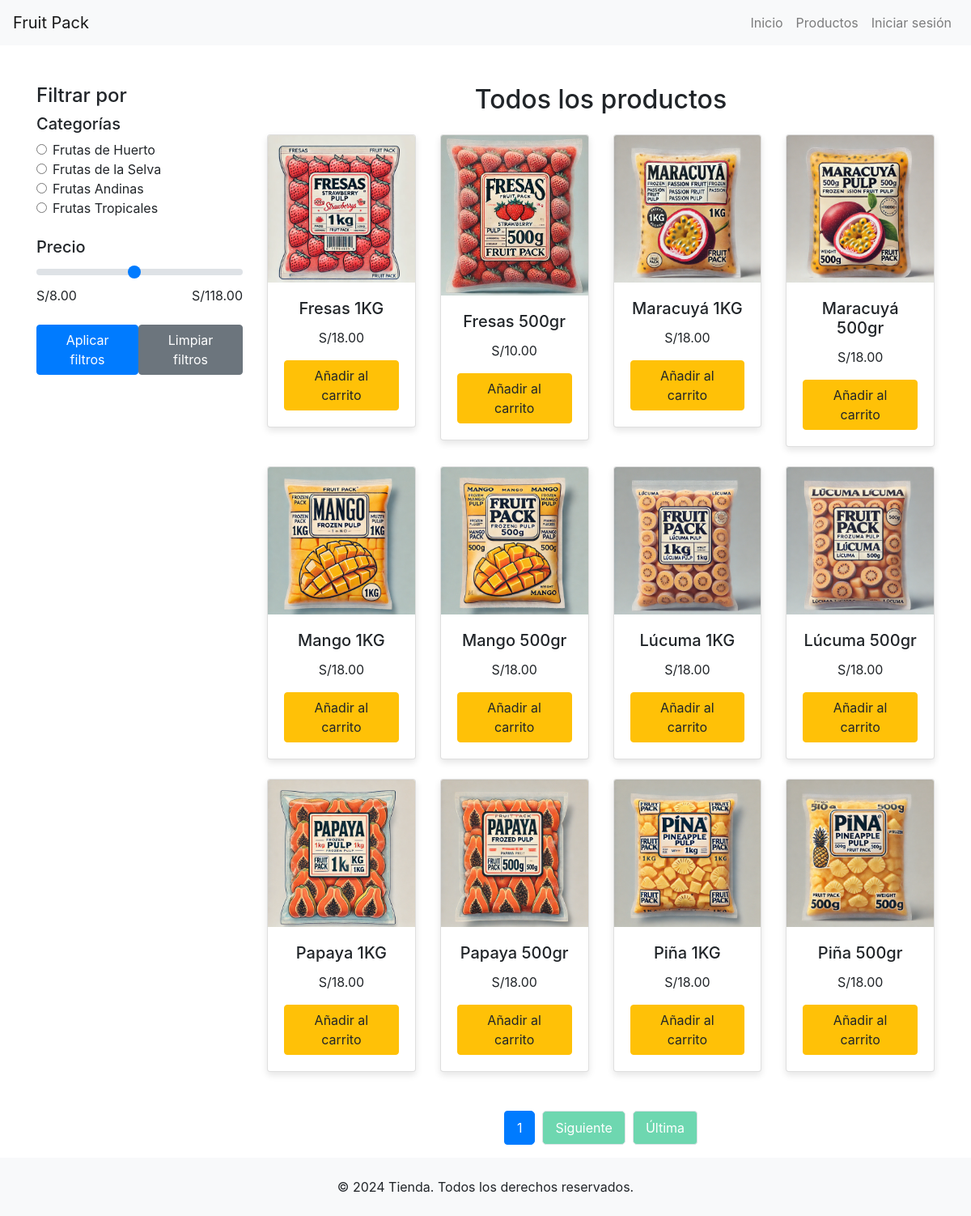
/productos/, run on the app's committed database.
### pp2/models.py (models this page shows, shortened)
class Producto(models.Model):
    nombre = models.CharField(max_length=100)
    descripcion = models.TextField()
    precio = models.DecimalField(max_digits=10, decimal_places=2)
    stock = models.IntegerField()
    imagen = models.ImageField(upload_to='productos/', blank=True, null=True)
    disponible = models.BooleanField(default=True)
    categoria = models.ForeignKey(Categoria, on_delete=models.CASCADE)

### pp2/views.py (the view)
# urls.py: path('productos/', views.productos, name='productos'),
def productos(request):
    productos = Producto.objects.filter(disponible=True)
    categoria = request.GET.get('categoria')
    if categoria:
        productos = productos.filter(categoria__nombre=categoria)
    precio = request.GET.get('precio')
    if precio:
        productos = productos.filter(precio__lte=precio)
    paginator = Paginator(productos, 12)
    page_number = request.GET.get('page')
    page_obj = paginator.get_page(page_number)
    return render(request, 'productos.html', {'page_obj': page_obj})

### pp2/templates/productos.html (shortened to what this page needs)
{% load static %}
<!DOCTYPE html>
<html lang="es">
<head>
    <link rel="stylesheet" href="{% static 'css/productos.css' %}">
    <link rel="stylesheet" href="https://stackpath.bootstrapcdn.com/bootstrap/4.5.2/css/bootstrap.min.css">
</head>
<body>
    <header>
        <nav class="navbar navbar-expand-lg navbar-light bg-light">
            <a class="navbar-brand" href="{% url 'inicio' %}">Fruit Pack</a>
            <div class="collapse navbar-collapse" id="navbarNav">
                <ul class="navbar-nav ml-auto">
                    <li class="nav-item">
                        <a class="nav-link" href="{% url 'inicio' %}">Inicio</a>
                    </li>
                    <li class="nav-item">
                        <a class="nav-link" href="{% url 'productos' %}">Productos</a>
                    </li>
                    {% if user.is_authenticated %}
                        <li class="nav-item">
                            <a class="nav-link" href="{% url 'mi_cuenta' %}">Mi Cuenta</a>
                        </li>
                        <li class="nav-item">
                            <a class="nav-link" href="#" onclick="event.preventDefault(); document.getElementById('logout-form').submit();">Cerrar sesión</a>
                            <form id="logout-form" action="{% url 'logout' %}" method="POST" style="display: none;">
                                {% csrf_token %}
                            </form>
                        </li>
                    {% else %}
                        <li class="nav-item">
                            <a class="nav-link" href="{% url 'login' %}">Iniciar sesión</a>
                        </li>
                    {% endif %}
                </ul>
            </div>
        </nav>
    </header>
    <section class="container mt-5">
        <div class="row">
            <aside class="col-md-3">
                <h4>Filtrar por</h4>
                <form method="GET" action="{% url 'productos' %}">
                    <div class="mb-4">
                        <h5>Categorías</h5>
                        <div class="form-check">
                            <input class="form-check-input" type="radio" name="categoria" value="Frutas de Huerto" id="frutasHuerto" {% if request.GET.categoria == "Frutas de Huerto" %}checked{% endif %}>
                            <label class="form-check-label" for="frutasHuerto">Frutas de Huerto</label>
                        </div>
                        <div class="form-check">
                            <input class="form-check-input" type="radio" name="categoria" value="Frutas de la Selva" id="frutasSelva" {% if request.GET.categoria == "Frutas de la Selva" %}checked{% endif %}>
                            <label class="form-check-label" for="frutasSelva">Frutas de la Selva</label>
                        </div>
                        <div class="form-check">
                            <input class="form-check-input" type="radio" name="categoria" value="Frutas Andinas" id="frutasAndinas" {% if request.GET.categoria == "Frutas Andinas" %}checked{% endif %}>
                            <label class="form-check-label" for="frutasAndinas">Frutas Andinas</label>
                        </div>
                        <div class="form-check">
                            <input class="form-check-input" type="radio" name="categoria" value="Frutas Tropicales" id="frutasTropicales" {% if request.GET.categoria == "Frutas Tropicales" %}checked{% endif %}>
                            <label class="form-check-label" for="frutasTropicales">Frutas Tropicales</label>
                        </div>
                    </div>
                    <div class="mb-4">
                        <h5>Precio</h5>
                        <input type="range" class="custom-range" id="precio" name="precio" min="8" max="118" value="{{ request.GET.precio|default:60 }}">
                        <div class="d-flex justify-content-between">
                            <span>S/8.00</span>
                            <span>S/118.00</span>
                        </div>
                    </div>
                    <div class="d-flex justify-content-between">
                        <button type="submit" class="btn btn-primary">Aplicar filtros</button>
                        <a href="{% url 'productos' %}" class="btn btn-secondary">Limpiar filtros</a>
                    </div>
                </form>
            </aside>
            <div class="col-md-9">
                <h2 class="text-center mb-4">Todos los productos</h2>
                <div class="row">
                    {% for producto in page_obj %}
                        <div class="col-md-3 mb-4">
                            <div class="card">
                                <img src="{% if producto.imagen %}{{ producto.imagen.url }}{% else %}{% static 'img/default-image.png' %}{% endif %}" class="card-img-top" alt="{{ producto.nombre }}">
                                <div class="card-body text-center">
                                    <h5 class="card-title">{{ producto.nombre }}</h5>
                                    <p class="card-text">S/{{ producto.precio }}</p>
                                    <form method="POST" action="{% url 'crear_pedido' producto.id %}">
                                        {% if user.is_authenticated %}
                                            <button type="submit" class="btn btn-primary">Añadir al carrito</button>
                                        {% else %}
                                            <a href="{% url 'login' %}?next={% url 'crear_pedido' producto.id %}" class="btn btn-warning">Añadir al carrito</a>
                                        {% endif %}
                                    </form>
                                </div>
                            </div>
                        </div>
                    {% endfor %}
                </div>
                <nav aria-label="Page navigation" class="d-flex justify-content-center mt-4">
                    <ul class="pagination">
                        <li class="page-item active">
                            <a class="page-link" href="#">{{ page_obj.number }}</a>
                        </li>
                        {% if page_obj.has_next %}
                            <li class="page-item">
                                <a class="page-link" href="?page={{ page_obj.next_page_number }}&categoria={{ request.GET.categoria }}&precio={{ request.GET.precio }}">Siguiente</a>
                            </li>
                            <li class="page-item">
                                <a class="page-link" href="?page={{ page_obj.paginator.num_pages }}&categoria={{ request.GET.categoria }}&precio={{ request.GET.precio }}">Última</a>
                            </li>
                        {% endif %}
                    </ul>
                </nav>
            </div>
        </div>
    </section>
    <footer class="bg-light text-center py-4">
        <p>&copy; 2024 Tienda. Todos los derechos reservados.</p>
    </footer>
</body>
</html>

### pp2/static/css/productos.css (style rules this page uses)
body { font-family: Arial, sans-serif; }
.card { border: none; box-shadow: 0 4px 8px rgba(0,0,0,0.1); transition: transform 0.2s; }
footer { background-color: #f8f9fa; padding: 20px 0; }
footer p { margin: 0; }
.pagination { display: flex; justify-content: center; padding-left: 0; list-style: none; }
.pagination li { margin: 0 5px; }
.pagination a, .pagination span { color: #fff; background-color: #6ed7b0; border-radius: 5px; padding: 10px 15px; text-decoration: none; display: inline-block; }

### data on the page
Producto: imagen (picture), nombre "Fresas 1KG", precio "18.00"
Producto: imagen (picture), nombre "Fresas 500gr", precio "10.00"
Producto: imagen (picture), nombre "Maracuyá 1KG", precio "18.00"
Producto: imagen (picture), nombre "Maracuyá 500gr", precio "18.00"
Producto: imagen (picture), nombre "Mango 1KG", precio "18.00"
Producto: imagen (picture), nombre "Mango 500gr", precio "18.00"
Producto: imagen (picture), nombre "Lúcuma 1KG", precio "18.00"
Producto: imagen (picture), nombre "Lúcuma 500gr", precio "18.00"
Producto: imagen (picture), nombre "Papaya 1KG", precio "18.00"
Producto: imagen (picture), nombre "Papaya 500gr", precio "18.00"
Producto: imagen (picture), nombre "Piña 1KG", precio "18.00"
Producto: imagen (picture), nombre "Piña 500gr", precio "18.00"

### other printed values
{{ page_obj.number }} "1"
